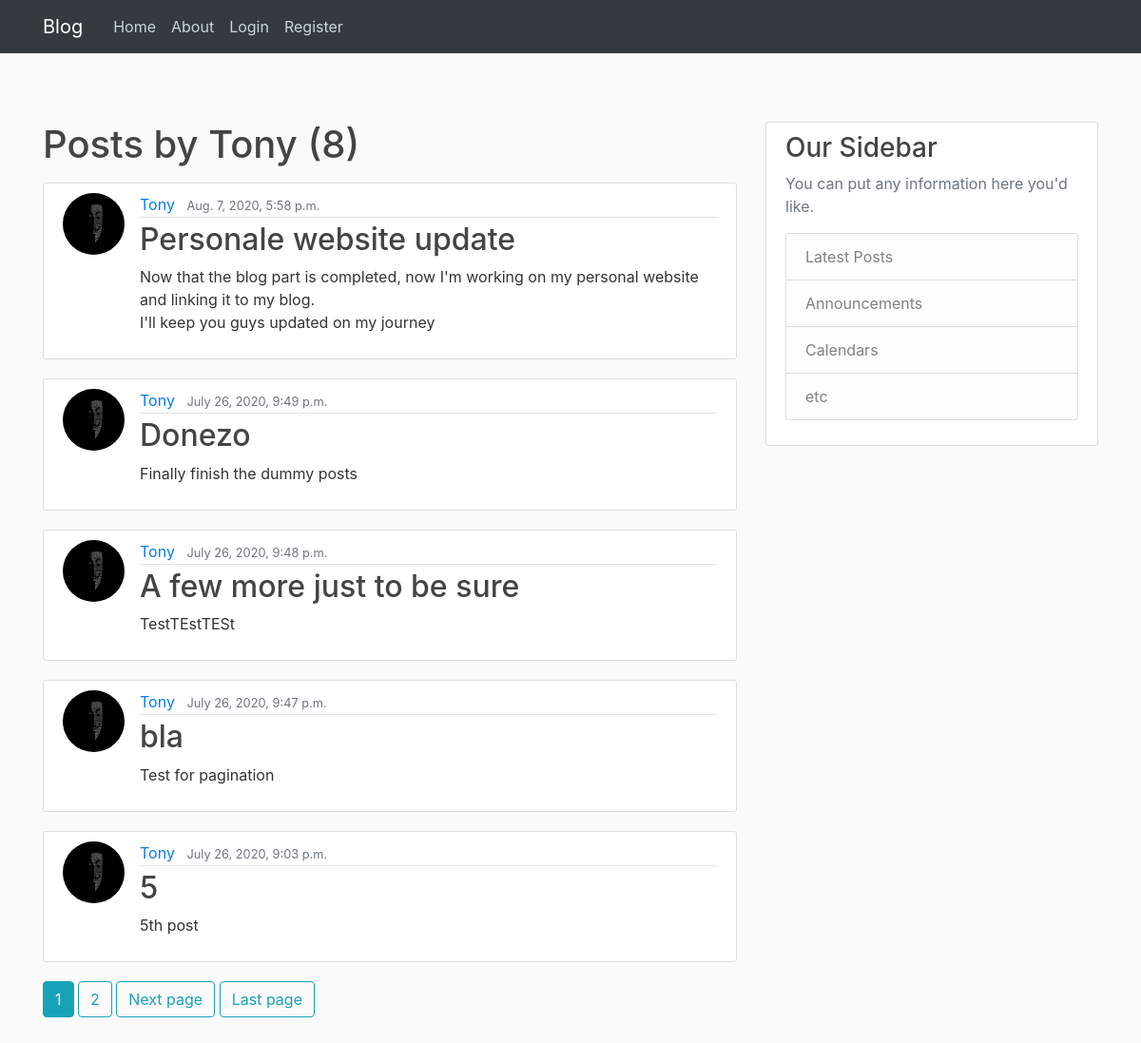
/blog/user/Tony, run on an earlier commit of the app's database.
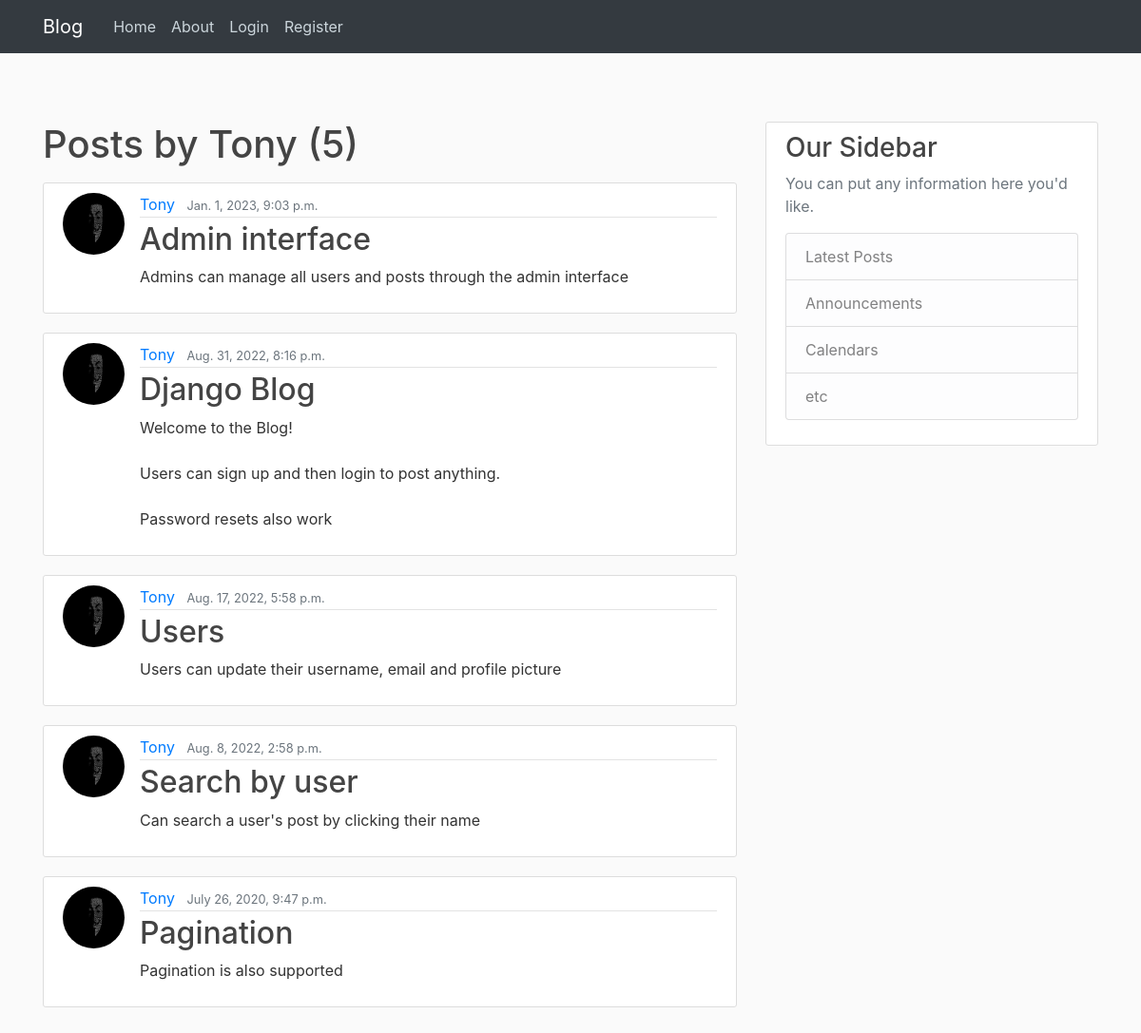
And on a later commit of the database.
### blog/models.py (models this page shows, shortened)
class Post(models.Model):
    title = models.CharField(max_length=100)
    content = models.TextField()
    date_posted = models.DateTimeField(default=timezone.now)
    author = models.ForeignKey(User, on_delete=models.CASCADE)

### users/models.py (models this page shows, shortened)
class Profile(models.Model):
    user = models.OneToOneField(User, on_delete=models.CASCADE)
    image = models.ImageField(default='default.jpg', upload_to='profile_pics')

### blog/views.py (the view)
# urls.py: path('user/<str:username>', UserPostListView.as_view(), name='user-posts'),
class UserPostListView(ListView):
    model = Post
    template_name = 'blog/user_posts.html'
    context_object_name = 'posts'
    paginate_by = 5
    def get_queryset(self):
        user = get_object_or_404(User, username=self.kwargs.get('username'))
        return Post.objects.filter(author=user).order_by('-date_posted')

### blog/templates/blog/user_posts.html (shortened to what this page needs)
{%extends 'blog/base.html' %}
{% block content %}
<h1 class="mb-3">Posts by {{view.kwargs.username}} ({{page_obj.paginator.count}})</h1>
	    {% for post in posts %}
	        <article class="media content-section">
				<img class="rounded-circle article-img" src="{{post.author.profile.image.url}}">
			  <div class="media-body">
			    <div class="article-metadata">
			      <a class="mr-2" href="{%url 'user-posts' post.author.username%}">{{ post.author }}</a>
			      <small class="text-muted">{{ post.date_posted}}</small>
			    </div>
			    <h2><a class="article-title" href="{%url 'post-detail' post.id%}">{{ post.title }}</a></h2>
			    <p class="article-content">{{ post.content }}</p>
			  </div>
			</article>
	    {%endfor%}
	{%if is_paginated%}
		{% for num in page_obj.paginator.page_range %}
			{% if page_obj.number == num %}
				<a class="btn btn-info mb-4" href="?page={{num}}">{{num}}</a>
			{%elif num > page_obj.number|add:'-3' and num < page_obj.number|add:'3'%}
				<a class="btn btn-outline-info mb-4" href="?page={{num}}">{{num}}</a>
			{%endif%}
		{%endfor%}
		{%if page_obj.has_next%}
			<a class="btn btn-outline-info mb-4" href="?page={{page_obj.next_page_number}}">Next page</a>
			<a class="btn btn-outline-info mb-4" href="?page={{page_obj.paginator.num_pages}}">Last page</a>
		{%endif%}
	{%endif%}
{% endblock content%}

### blog/templates/blog/base.html (shortened to what this page needs)
{% load static%}
<!DOCTYPE html>
<html lang="en">
<head>
    <link rel="stylesheet" href="https://maxcdn.bootstrapcdn.com/bootstrap/4.0.0/css/bootstrap.min.css">
<link rel="stylesheet" type="text/css" href="{%static 'blog/main.css'%}">
</head>
<body>
<header class="site-header">
  <nav class="navbar navbar-expand-md navbar-dark bg-dark fixed-top">
   	<div class="container">
      	<a class="navbar-brand mr-4" href="{%url 'blog-home'%}">Blog</a>
      <div class="collapse navbar-collapse" id="navbarToggle">
        <div class="navbar-nav">
            <a class="nav-item nav-link" href="{%url 'blog-home'%}">Home</a>
            <a class="nav-item nav-link" href="{%url 'blog-about'%}">About</a>
            {%if user.is_authenticated%}
            <a class="nav-item nav-link" href="{%url 'post-create'%}">New post</a>
            <a class="nav-item nav-link" href="{%url 'profile'%}">Profile</a>
            <a class="nav-item nav-link" href="{%url 'logout'%}">Logout</a>
            {%else%}
          <a class="nav-item nav-link" href="{%url 'login'%}">Login</a>
          <a class="nav-item nav-link" href="{%url 'register'%}">Register</a>
            {%endif%}
        </div>
      </div>
    </div>
  </nav>
</header>
<main role="main" class="container">
  <div class="row">
    <div class="col-md-8">
      {% block content %}{% endblock %}
    </div>
    <div class="col-md-4">
      <div class="content-section">
        <h3>Our Sidebar</h3>
        <p class='text-muted'>You can put any information here you'd like.
          <ul class="list-group">
            <li class="list-group-item list-group-item-light">Latest Posts</li>
            <li class="list-group-item list-group-item-light">Announcements</li>
            <li class="list-group-item list-group-item-light">Calendars</li>
            <li class="list-group-item list-group-item-light">etc</li>
          </ul>
        </p>
      </div>
    </div>
  </div>
</main>
</body>
</html>

### static/blog/main.css (style rules this page uses)
body { padding-top: 3rem; padding-bottom: 3rem; color: #5a5a5a; }
body { background: #fafafa; color: #333333; margin-top: 5rem; }
h1, h2, h3, h4, h5, h6 { color: #444444; }
ul { margin: 0; }
.site-header .navbar-nav .nav-link { color: #cbd5db; }
.content-section { background: #ffffff; padding: 10px 20px; border: 1px solid #dddddd; border-radius: 3px; margin-bottom: 20px; }
.article-title { color: #444444; }
.article-content { white-space: pre-line; }
.article-img { height: 65px; width: 65px; margin-right: 16px; }
.article-metadata { padding-bottom: 1px; margin-bottom: 4px; border-bottom: 1px solid #e3e3e3 }

What changed in the data, as far as the page shows it:
removed Post: author.profile.image (placeholder picture), author "Tony", date_posted "July 26, 2020, 9:49 p.m.", title "Donezo", content "Finally finish the dummy posts"
removed Post: author.profile.image (placeholder picture), author "Tony", date_posted "July 26, 2020, 9:48 p.m.", title "A few more just to be sure", content "TestTEstTESt"
changed Post: date_posted "July 26, 2020, 9:03 p.m." → "Jan. 1, 2023, 9:03 p.m."; title "5" → "Admin interface"; content "5th post" → "Admins can manage all users and posts through the admin interface"; moves up the list
now on this page (row edited): Post: author.profile.image (placeholder picture), author "Tony", date_posted "Aug. 31, 2022, 8:16 p.m.", title "Django Blog", content "Welcome to the Blog! Users can sign up and then login to post anything. Password resets also work"
changed Post: date_posted "Aug. 7, 2020, 5:58 p.m." → "Aug. 17, 2022, 5:58 p.m."; title "Personale website update" → "Users"; content "Now that the blog part is completed, now I'm working on my personal website and linking it to my blog. I'll keep you guys updated on my journey" → "Users can update their username, email and profile picture"
now on this page (row edited): Post: author.profile.image (placeholder picture), author "Tony", date_posted "Aug. 8, 2022, 2:58 p.m.", title "Search by user", content "Can search a user's post by clicking their name"
changed Post: title "bla" → "Pagination"; content "Test for pagination" → "Pagination is also supported"
Also different on the page:
{{ page_obj.paginator.count }}: "8" → "5"
list line gone: "1"
list line gone: "2"
text no longer shown: "Next page Last page"
